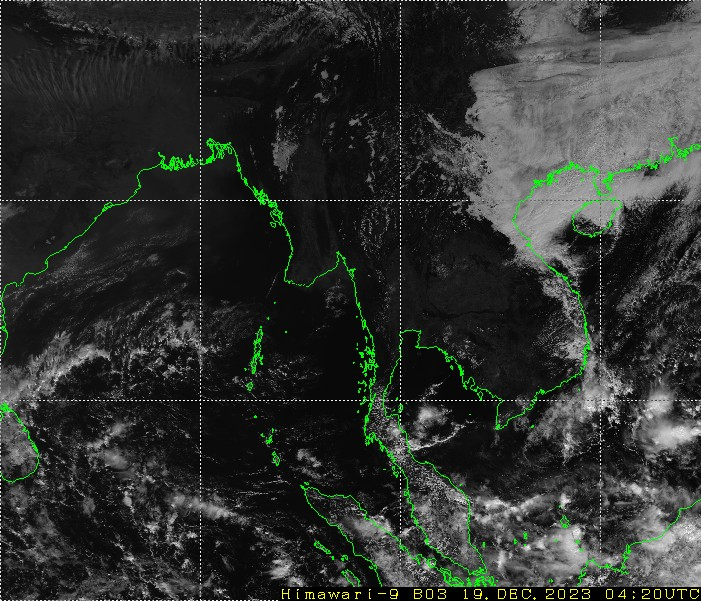
#> input picture data/se1_b03_0410.jpg, 701 x 601 px, found by its file name
$ python Image_ehancement.py
#> lines starting #> are read from the running program, lines starting #| are printed output that depends on the picture
#!/usr/bin/env python
# coding: utf-8

# # Image Enhancement

# - Enhancement scheme: https://www.ospo.noaa.gov/Organization/FAQ/enhancements.html
# - data: https://ds.data.jma.go.jp/mscweb/data/himawari/sat_img.php?area=se1

# In[4]:


# Image

import numpy as np
from PIL import Image
import matplotlib.pyplot as plt

fileorg = 'se1_b03_0410'
img_org = Image.open(fileorg+'.jpg')
#> img_org is the input picture: PIL image 701x601 RGB; mean R, G, B 47.4, 50.6, 47.2

nx,ny = np.size(img_org)
#> nx = 701; ny = 601
pic_org = img_org.load()
r2pix = np.zeros([nx,ny],'uint8')
for ix in range(nx):
    for iy in range(ny):
        r2pix[ix,iy] = pic_org[ix,iy][1]
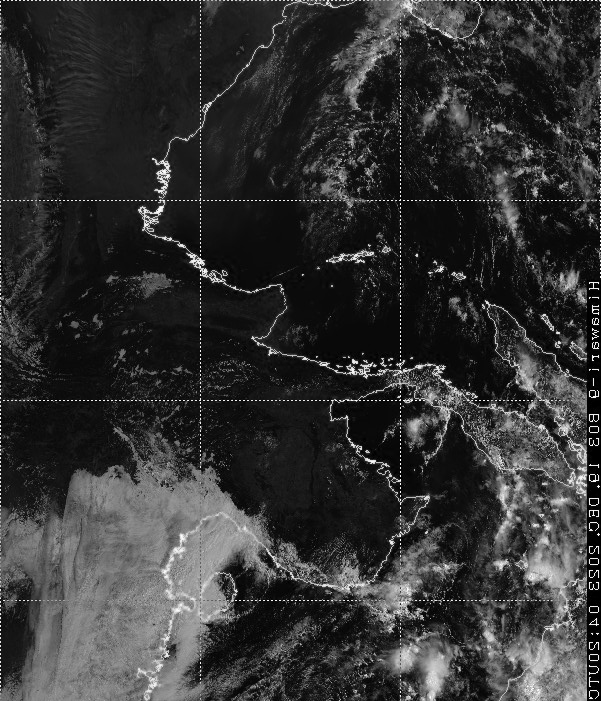
#> r2pix: shape (701, 601); min 0, max 255, mean 50.6


# In[2]:


# Fonction to estimate the coefficient of a linear line

def linear_reg(x1,x2,y1,y2):
    a = (y2-y1)/float(x2-x1)
    b = y1 - a*x1
    return a,b


# ## 1/ Linear shifting

# ### Linear scheme

# In[3]:


x = np.arange(0,256)
y = x
y_up = np.minimum(x+50, 255)
y_dn = np.maximum(x-50, 0)

fig, ax = plt.subplots(figsize=(5,5))
plt.plot(x,y,'k')
plt.plot(x,y_up,'r',label='shifting up')
plt.plot(x,y_dn,'b',label='shifting down')
plt.legend()
plt.title('Linear shifting scheme',fontsize=16)
plt.ylabel('Out',fontsize=14)
plt.xlabel('In',fontsize=14)
plt.grid(True,dashes=(1,2,1,2))
plt.show()
#> figure, not shown here; curve peaks at x = 255, y = 255; curve peaks at x = 205, y = 255; curve peaks at x = 255, y = 205


# ### Image

# In[4]:


ln_up = np.zeros([nx,ny],'uint8')
    # uint8: Unsigned integer (0 to 255)
for ix in range(nx):
    for iy in range(ny):
        ln_up[ix,iy] = min(255,r2pix[ix,iy]+50)
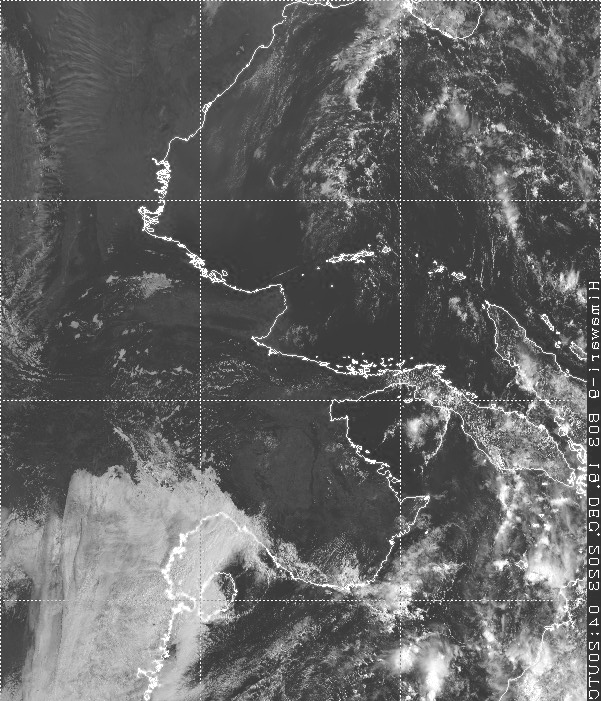
#> ln_up: shape (701, 601); min 50, max 255, mean 100.3
ln_up = np.rollaxis(ln_up,0,2)
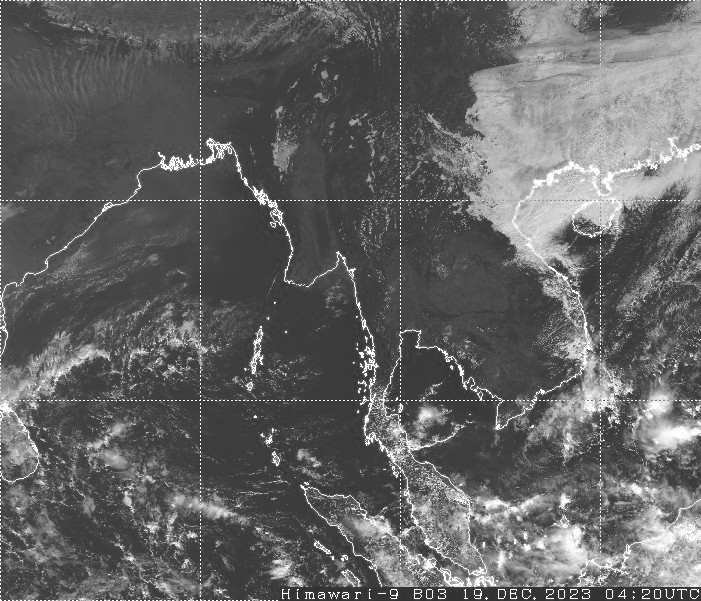
#> ln_up: shape (601, 701); min 50, max 255, mean 100.3
img_up = Image.fromarray(ln_up)
img_up.save(fileorg+'_ln_up.jpg')

photo = plt.imread(fileorg+'_ln_up.jpg')
#> photo: shape (601, 701); min 15, max 255, mean 100.3
plt.imshow(photo, cmap='gray', vmin = 0, vmax = 255)


# ## 2/ Enhancing contrast

# ### Contrast scheme

# In[5]:


x = np.arange(0,256)
y = x
# more contrast
a,b = linear_reg(75,100,0,255)
# less contrast
a1,b1 = linear_reg(0,255,75,100)
y_more = np.maximum(np.minimum(a*x+b,255),0)
y_less = np.maximum(np.minimum(a1*x+b1,255),0)

fig, ax = plt.subplots(figsize=(5,5))
plt.plot(x,y,'k')
plt.plot(x,y_more,'r',label='more contrast')
plt.plot(x,y_less,'b',label='less contrast')
plt.legend()
plt.title('Contrast scheme',fontsize=16)
plt.ylabel('Out',fontsize=14)
plt.xlabel('In',fontsize=14)
plt.grid(True,dashes=(1,2,1,2))
plt.show()
#> figure, not shown here; curve peaks at x = 255, y = 255; curve peaks at x = 101, y = 255; curve peaks at x = 255, y = 100


# ### Image

# In[6]:


# More contrast

a,b = linear_reg(75,100,0,255)
img_plus = np.zeros([nx,ny],'uint8')
for ix in range(nx):
    for iy in range(ny):
        img_plus_tmp = int(a*r2pix[ix,iy]+b)
        img_plus[ix,iy] = min(255,max(0,img_plus_tmp))
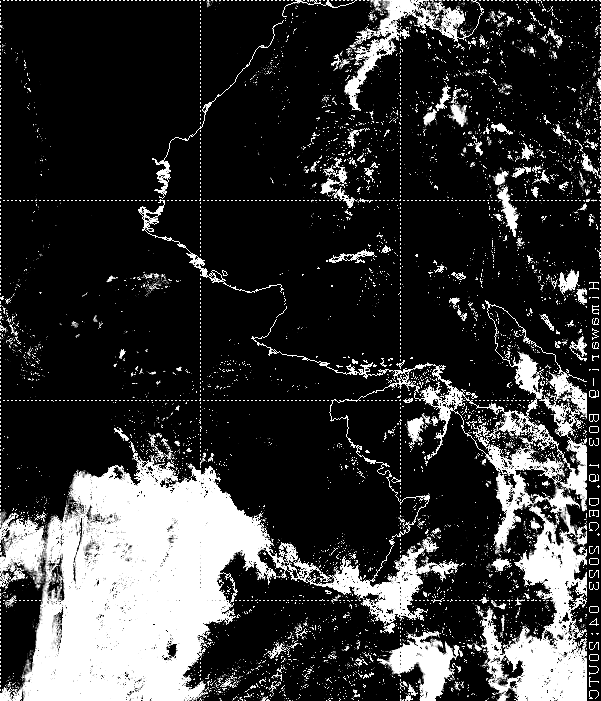
#> img_plus: shape (701, 601); min 0, max 255, mean 53.9

img_plus = np.rollaxis(img_plus,0,2)
#> img_plus: shape (601, 701)
img_out_plus = Image.fromarray(img_plus)
img_out_plus.save(fileorg+'_more_contrast.jpg')

photo = plt.imread(fileorg+'_more_contrast.jpg')
#> photo: shape (601, 701); min 0, max 255, mean 54.7
plt.imshow(photo, cmap='gray', vmin = 0, vmax = 255)


# In[7]:


# Less contrast

a1,b1 = linear_reg(0,255,75,100)
img_plus = np.zeros([nx,ny],'uint8')
for ix in range(nx):
    for iy in range(ny):
        img_plus_tmp = int(a1*r2pix[ix,iy]+b1)
        img_plus[ix,iy] = min(255,max(0,img_plus_tmp))
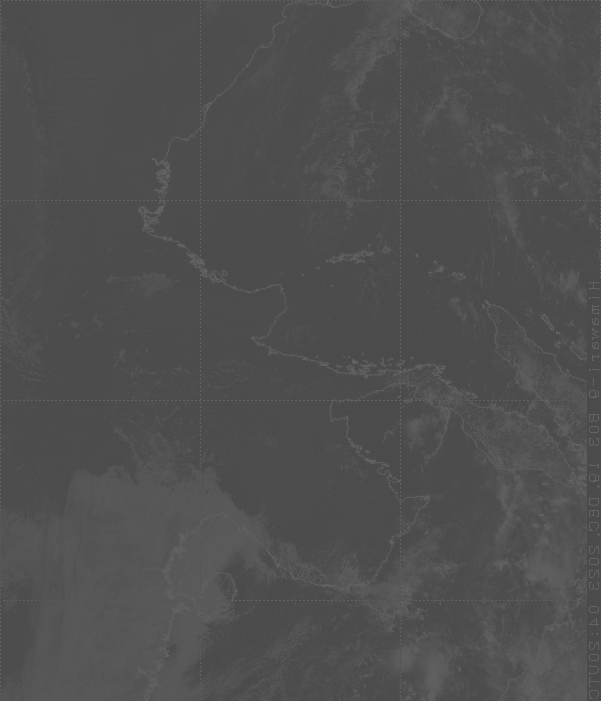
#> img_plus: shape (701, 601); min 75, max 100, mean 79.5

img_plus = np.rollaxis(img_plus,0,2)
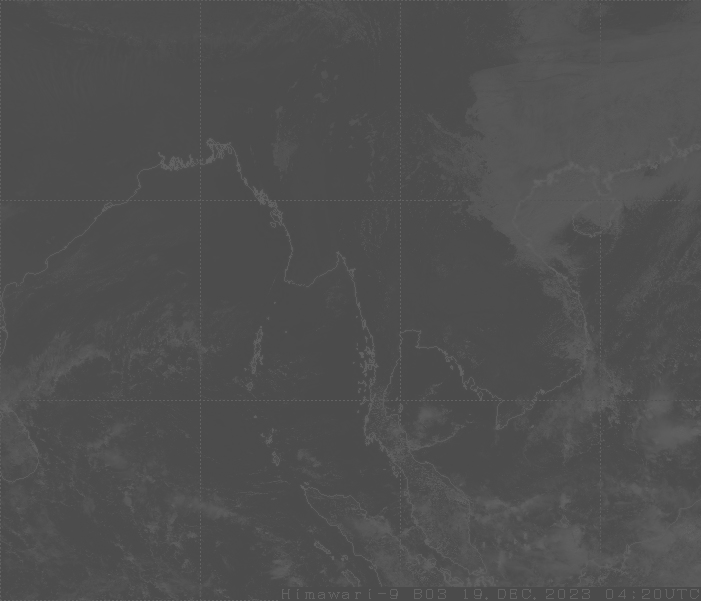
#> img_plus: shape (601, 701); min 75, max 100, mean 79.5
img_out_plus = Image.fromarray(img_plus)
img_out_plus.save(fileorg+'_less_contrast.jpg')

photo = plt.imread(fileorg+'_less_contrast.jpg')
#> photo: shape (601, 701); min 62, max 109, mean 79.5
plt.imshow(photo, cmap='gray', vmin = 0, vmax = 255)


# ## 3/ User-defined Enhancement: ZA

# ### ZA scheme

# In[8]:


x = [0,50,100,200,225,255]
y = [0,0,100,200,255,255]

fig, ax = plt.subplots(figsize=(5,5))
plt.plot(x,x,'k')
plt.plot(x,y,'b',label='ZA')
plt.legend()
plt.title('ZA scheme',fontsize=16)
plt.ylabel('Out',fontsize=14)
plt.xlabel('In',fontsize=14)
plt.grid(True,dashes=(1,2,1,2))
plt.show()
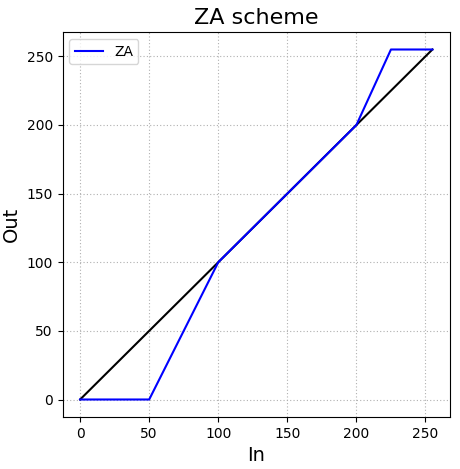
#> figure drawn by matplotlib, 1 panel


# ### Image

# In[9]:


img_za = np.zeros([nx,ny],'uint8')
for ix in range(nx):
    for iy in range(ny):
        i=0
        while (r2pix[ix,iy] >= x[i]) and (i < len(x)-1):
            i = i+1
#> (the run stopped early here; a loop or call above may not have finished)
